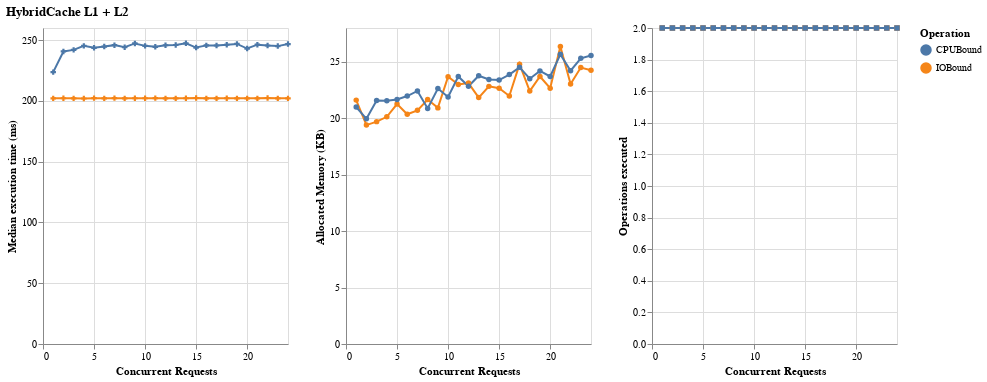

The cell this chart's notebook holds for it:
### Code cell
df_hc_l1_r1 = df_hc_clean[
    (df_hc_clean["Mode"] == "L1L2") & (df_hc_clean["ReplicasCount"] == 2)
].copy()

chart_hc_l1l2_cpu = create_single_replica_chart(
    df_hc_l1_r1, "HybridCache L1 + L2" #, "ReplicasCount", "Replicas Count"
)

chart_hc_l1l2_cpu.save("results_hc_l1l2.png", scale_factor=1)

chart_hc_l1l2_cpu
